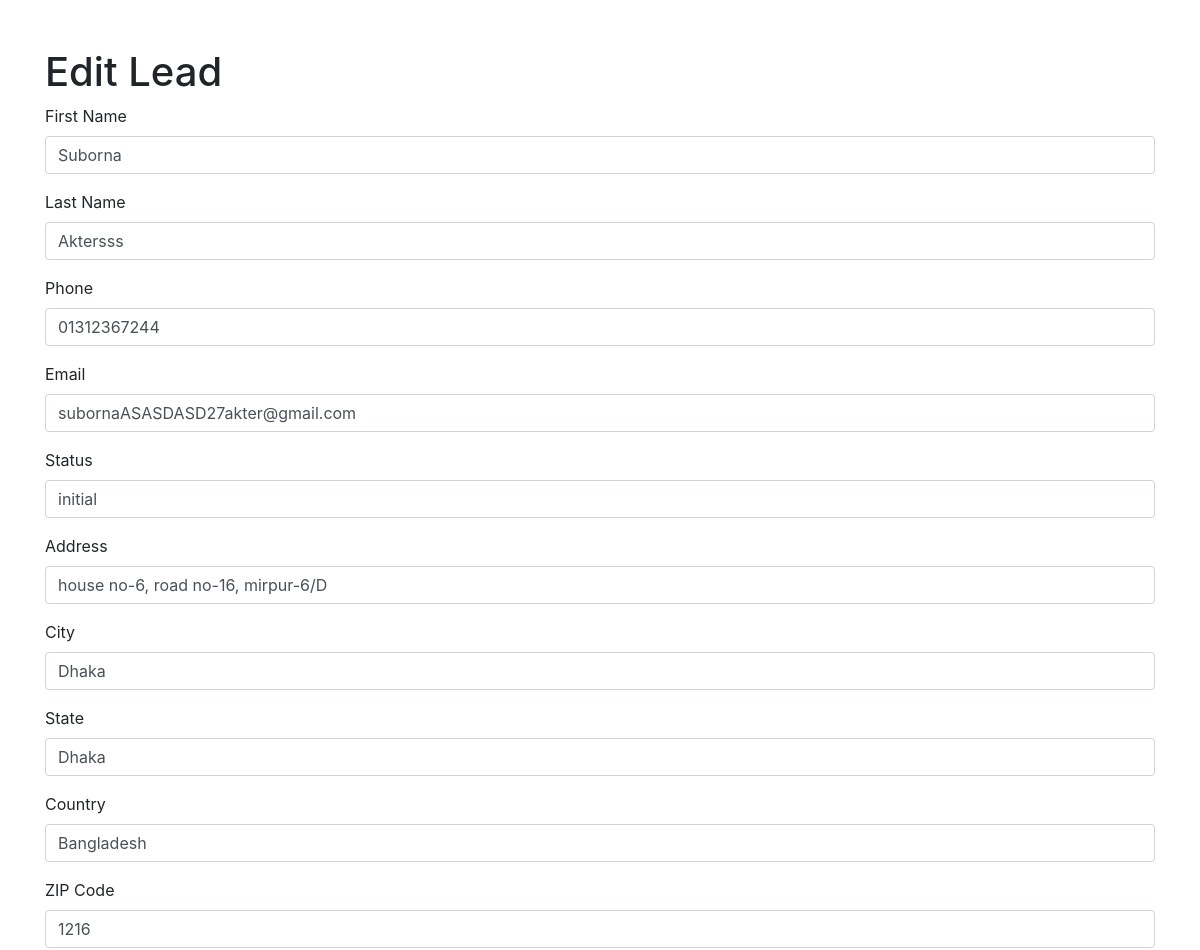
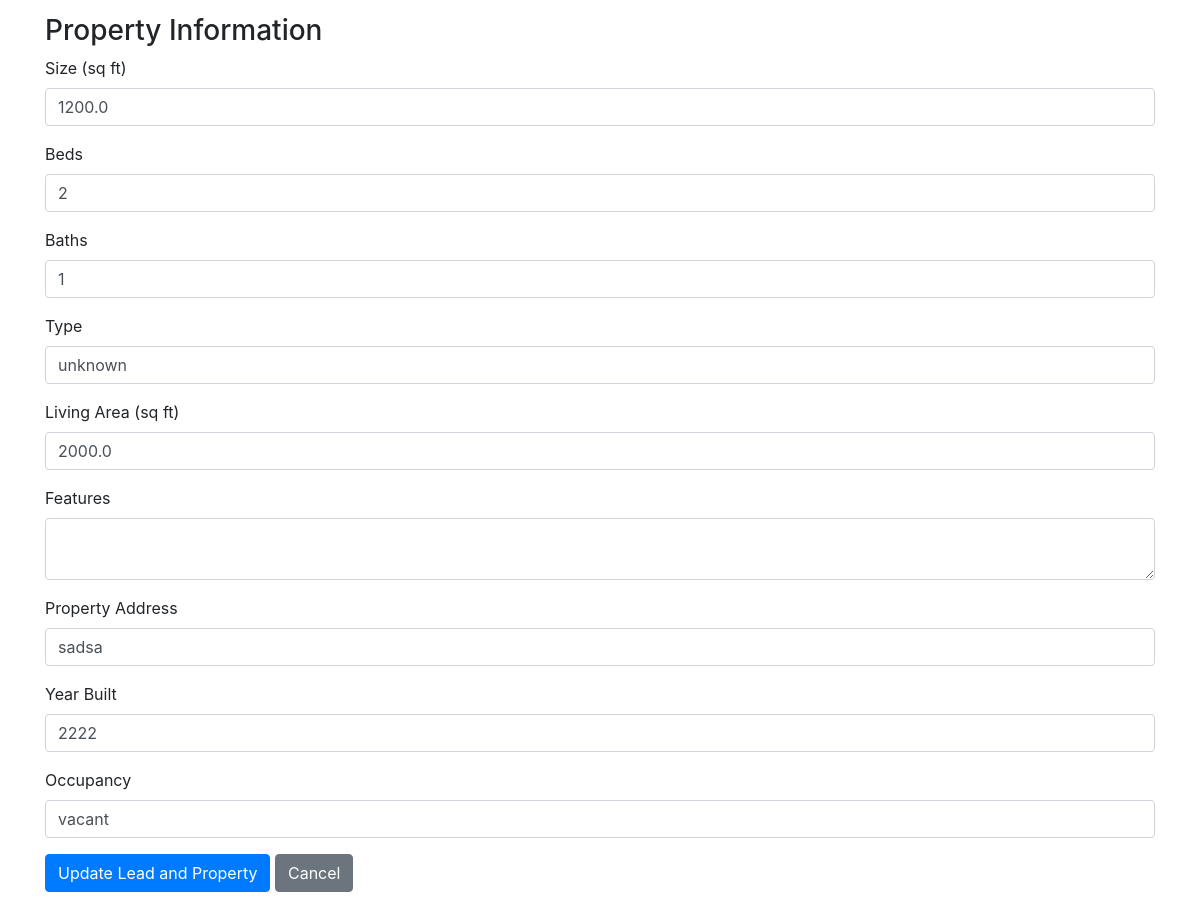
The page /leads/edit/2 on the database its author committed (2 pictures, top to bottom).
### app.py (models this page shows, shortened)
class Lead(db.Model):
    id = db.Column(db.Integer, primary_key=True)
    firstname = db.Column(db.String(50), nullable=False)
    lastname = db.Column(db.String(50), nullable=False)
    phone = db.Column(db.String(15), nullable=False)
    email = db.Column(db.String(120), nullable=False, unique=True)
    status = db.Column(db.String(20), nullable=False)
    address = db.Column(db.String(200), nullable=True)
    city = db.Column(db.String(200), nullable=True)
    state = db.Column(db.String(200), nullable=True)
    country = db.Column(db.String(200), nullable=True)
    zip = db.Column(db.String(200), nullable=True)
    properties = db.relationship('Property', backref='lead', lazy=True)
    lead_list_id = db.Column(db.Integer, db.ForeignKey('lead_list.id'), nullable=True)
    campaignid = db.Column(db.Integer, db.ForeignKey('campaign.id'), nullable=True)
    last_modified = db.Column(db.DateTime, nullable=False, default=datetime.utcnow, onupdate=datetime.utcnow)

class Property(db.Model):
    id = db.Column(db.Integer, primary_key=True)
    size = db.Column(db.Float, nullable=True)
    beds = db.Column(db.Integer, nullable=True)
    baths = db.Column(db.Integer, nullable=True)
    type = db.Column(db.String(50), nullable=True)
    livingarea = db.Column(db.Float, nullable=True)
    features = db.Column(db.String(200), nullable=True)
    propertyaddress = db.Column(db.String(200), nullable=True)
    yearsbuilt = db.Column(db.Integer, nullable=True)
    occupancy = db.Column(db.String(50), nullable=True)
    lead_id = db.Column(db.Integer, db.ForeignKey('lead.id'), nullable=False)

### app.py (the view, shortened to what this page needs)
@app.route("/leads/edit/<int:lead_id>", methods=["GET", "POST"])
def edit_lead(lead_id):
    lead = Lead.query.get_or_404(lead_id)
    property_info = lead.properties[0] if lead.properties else None
    return render_template("edit_lead.html", lead=lead, property_info=property_info)

### templates/edit_lead.html (shortened to what this page needs)
<!DOCTYPE html>
<html lang="en">
<head>
    <link href="https://stackpath.bootstrapcdn.com/bootstrap/4.5.2/css/bootstrap.min.css" rel="stylesheet">
</head>
<body>
    <div class="container my-5">
        <h1>Edit Lead</h1>
        <form method="POST">
            <div class="form-group">
                <label for="firstname">First Name</label>
                <input type="text" class="form-control" id="firstname" name="firstname" value="{{ lead.firstname }}" required>
            </div>
            <div class="form-group">
                <label for="lastname">Last Name</label>
                <input type="text" class="form-control" id="lastname" name="lastname" value="{{ lead.lastname }}" required>
            </div>
            <div class="form-group">
                <label for="phone">Phone</label>
                <input type="text" class="form-control" id="phone" name="phone" value="{{ lead.phone }}" required>
            </div>
            <div class="form-group">
                <label for="email">Email</label>
                <input type="email" class="form-control" id="email" name="email" value="{{ lead.email }}" required>
            </div>
            <div class="form-group">
                <label for="status">Status</label>
                <input type="text" class="form-control" id="status" name="status" value="{{ lead.status }}" required>
            </div>
            <div class="form-group">
                <label for="address">Address</label>
                <input type="text" class="form-control" id="address" name="address" value="{{ lead.address }}">
            </div>
            <div class="form-group">
                <label for="city">City</label>
                <input type="text" class="form-control" id="city" name="city" value="{{ lead.city }}">
            </div>
            <div class="form-group">
                <label for="state">State</label>
                <input type="text" class="form-control" id="state" name="state" value="{{ lead.state }}">
            </div>
            <div class="form-group">
                <label for="country">Country</label>
                <input type="text" class="form-control" id="country" name="country" value="{{ lead.country }}">
            </div>
            <div class="form-group">
                <label for="zip">ZIP Code</label>
                <input type="text" class="form-control" id="zip" name="zip" value="{{ lead.zip }}">
            </div>
            <h3>Property Information</h3>
            <div class="form-group">
                <label for="size">Size (sq ft)</label>
                <input type="number" class="form-control" id="size" name="size" value="{{ property_info.size if property_info else '' }}">
            </div>
            <div class="form-group">
                <label for="beds">Beds</label>
                <input type="number" class="form-control" id="beds" name="beds" value="{{ property_info.beds if property_info else '' }}">
            </div>
            <div class="form-group">
                <label for="baths">Baths</label>
                <input type="number" class="form-control" id="baths" name="baths" value="{{ property_info.baths if property_info else '' }}">
            </div>
            <div class="form-group">
                <label for="type">Type</label>
                <input type="text" class="form-control" id="type" name="type" value="{{ property_info.type if property_info else '' }}">
            </div>
            <div class="form-group">
                <label for="livingarea">Living Area (sq ft)</label>
                <input type="number" class="form-control" id="livingarea" name="livingarea" value="{{ property_info.livingarea if property_info else '' }}">
            </div>
            <div class="form-group">
                <label for="features">Features</label>
                <textarea class="form-control" id="features" name="features">{{ property_info.features if property_info else '' }}</textarea>
            </div>
            <div class="form-group">
                <label for="propertyaddress">Property Address</label>
                <input type="text" class="form-control" id="propertyaddress" name="propertyaddress" value="{{ property_info.propertyaddress if property_info else '' }}">
            </div>
            <div class="form-group">
                <label for="yearsbuilt">Year Built</label>
                <input type="number" class="form-control" id="yearsbuilt" name="yearsbuilt" value="{{ property_info.yearsbuilt if property_info else '' }}">
            </div>
            <div class="form-group">
                <label for="occupancy">Occupancy</label>
                <input type="text" class="form-control" id="occupancy" name="occupancy" value="{{ property_info.occupancy if property_info else '' }}">
            </div>
            <button type="submit" class="btn btn-primary">Update Lead and Property</button>
            <a href="{{ url_for('leads') }}" class="btn btn-secondary">Cancel</a>
        </form>
    </div>

### rows shown on the page
Lead: firstname "Suborna", lastname "Aktersss", phone "01312367244", email "subornaASASDASD27akter@gmail.com", status "initial", address "house no-6, road no-16, mirpur-6/D", city "Dhaka", state "Dhaka", country "Bangladesh", zip "1216"
Property: size "1200.0", beds "2", baths "1", type "unknown", livingarea "2000.0", propertyaddress "sadsa", yearsbuilt "2222", occupancy "vacant"
